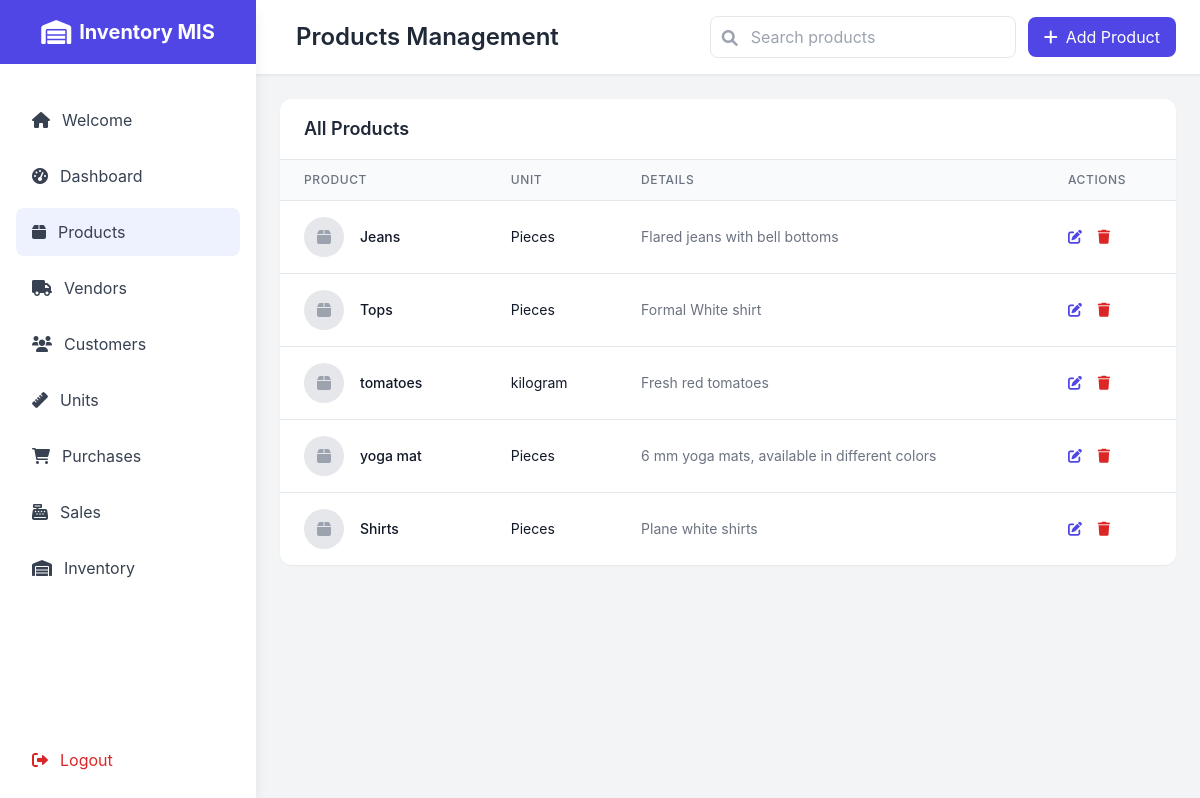
Screenshot of /products/ (signed in) with the database file from the repository.
### main/models.py (models this page shows, shortened)
class Product(models.Model):
    title = models.CharField(max_length=50)
    detail = models.TextField(blank=True)
    unit = models.ForeignKey(Unit, on_delete=models.CASCADE)
    photo = models.ImageField(upload_to="product/", blank=True, null=True)
    class Meta:
        verbose_name_plural = 'Products'

class Unit(models.Model):
    title = models.CharField(max_length=50, unique=True)
    short_name = models.CharField(max_length=10, unique=True)
    class Meta:
        verbose_name_plural = 'Units'

### main/views.py (the view, shortened to what this page needs)
# urls.py: path('products/', views.products, name='products'),
@login_required
def products(request):
    q = request.GET.get('q', '').strip()
    products_qs = Product.objects.select_related('unit')
    if q:
        products_qs = products_qs.filter(title__icontains=q)
    products_list = products_qs.all()
    units = Unit.objects.all()
    context = {
        'products': products_list,
        'units': units,
        'q': q,
    }
    return render(request, 'products.html', context)

### templates/products.html (shortened to what this page needs)
<!DOCTYPE html>
<html lang="en">
<head>
    <script src="https://cdn.tailwindcss.com"></script>
    <link href="https://cdnjs.cloudflare.com/ajax/libs/font-awesome/6.0.0/css/all.min.css" rel="stylesheet">
</head>
<body class="bg-gray-100">
    <div class="fixed inset-y-0 left-0 z-50 w-64 bg-white shadow-lg sidebar-transition" id="sidebar">
        <div class="flex items-center justify-center h-16 bg-indigo-600">
            <i class="fas fa-warehouse text-white text-2xl mr-2"></i>
            <h1 class="text-white text-xl font-bold">Inventory MIS</h1>
        </div>
        <nav class="mt-8">
            <div class="px-4 space-y-2">
                <a href="{% url 'welcome' %}" class="flex items-center px-4 py-3 text-gray-700 hover:bg-gray-100 rounded-lg">
                    <i class="fas fa-home mr-3"></i>Welcome
                </a>
                <a href="{% url 'dashboard' %}" class="flex items-center px-4 py-3 text-gray-700 hover:bg-gray-100 rounded-lg">
                    <i class="fas fa-tachometer-alt mr-3"></i>Dashboard
                </a>
                <a href="{% url 'products' %}" class="flex items-center px-4 py-3 text-gray-700 bg-indigo-50 rounded-lg">
                    <i class="fas fa-box mr-3"></i>Products
                </a>
                <a href="{% url 'vendors' %}" class="flex items-center px-4 py-3 text-gray-700 hover:bg-gray-100 rounded-lg">
                    <i class="fas fa-truck mr-3"></i>Vendors
                </a>
                <a href="{% url 'customers' %}" class="flex items-center px-4 py-3 text-gray-700 hover:bg-gray-100 rounded-lg">
                    <i class="fas fa-users mr-3"></i>Customers
                </a>
                <a href="{% url 'units' %}" class="flex items-center px-4 py-3 text-gray-700 hover:bg-gray-100 rounded-lg">
                    <i class="fas fa-ruler mr-3"></i>Units
                </a>
                <a href="{% url 'purchases' %}" class="flex items-center px-4 py-3 text-gray-700 hover:bg-gray-100 rounded-lg">
                    <i class="fas fa-shopping-cart mr-3"></i>Purchases
                </a>
                <a href="{% url 'sales' %}" class="flex items-center px-4 py-3 text-gray-700 hover:bg-gray-100 rounded-lg">
                    <i class="fas fa-cash-register mr-3"></i>Sales
                </a>
                <a href="{% url 'inventory' %}" class="flex items-center px-4 py-3 text-gray-700 hover:bg-gray-100 rounded-lg">
                    <i class="fas fa-warehouse mr-3"></i>Inventory
                </a>
            </div>
        </nav>
        <div class="absolute bottom-0 w-full p-4">
            <a href="{% url 'logout' %}" class="flex items-center px-4 py-3 text-red-600 hover:bg-red-50 rounded-lg">
                <i class="fas fa-sign-out-alt mr-3"></i>Logout
            </a>
        </div>
    </div>
    <div class="ml-64 min-h-screen">
        <header class="bg-white shadow-sm border-b border-gray-200">
            <div class="flex items-center justify-between px-6 py-4">
                <div class="flex items-center">
                    <h2 class="text-2xl font-semibold text-gray-800 ml-4">Products Management</h2>
                </div>
                <div class="flex items-center space-x-3">
                    <form method="get" class="hidden md:block">
                        <div class="relative">
                            <input type="text" name="q" value="{{ q }}" placeholder="Search products"
                                   class="pl-10 pr-4 py-2 border rounded-lg focus:outline-none focus:ring-2 focus:ring-indigo-500">
                            <span class="absolute left-3 top-2.5 text-gray-400"><i class="fas fa-search"></i></span>
                        </div>
                    </form>
                    <button onclick="openModal('productModal')" class="bg-indigo-600 text-white px-4 py-2 rounded-lg hover:bg-indigo-700 transition duration-300">
                        <i class="fas fa-plus mr-2"></i>Add Product
                    </button>
                </div>
            </div>
        </header>
        <main class="p-6">
            <div class="bg-white rounded-xl shadow-sm overflow-hidden">
                <div class="px-6 py-4 border-b border-gray-200">
                    <h3 class="text-lg font-semibold text-gray-800">All Products</h3>
                </div>
                <div class="overflow-x-auto">
                    <table class="min-w-full divide-y divide-gray-200">
                        <thead class="bg-gray-50">
                            <tr>
                                <th class="px-6 py-3 text-left text-xs font-medium text-gray-500 uppercase tracking-wider">Product</th>
                                <th class="px-6 py-3 text-left text-xs font-medium text-gray-500 uppercase tracking-wider">Unit</th>
                                <th class="px-6 py-3 text-left text-xs font-medium text-gray-500 uppercase tracking-wider">Details</th>
                                <th class="px-6 py-3 text-left text-xs font-medium text-gray-500 uppercase tracking-wider">Actions</th>
                            </tr>
                        </thead>
                        <tbody class="bg-white divide-y divide-gray-200">
                            {% for product in products %}
                            <tr class="hover:bg-gray-50">
                                <td class="px-6 py-4 whitespace-nowrap">
                                    <div class="flex items-center">
                                        {% if product.photo %}
                                        <img class="h-10 w-10 rounded-full object-cover" src="{{ product.photo.url }}" alt="">
                                        {% else %}
                                        <div class="h-10 w-10 rounded-full bg-gray-200 flex items-center justify-center">
                                            <i class="fas fa-box text-gray-400"></i>
                                        </div>
                                        {% endif %}
                                        <div class="ml-4">
                                            <div class="text-sm font-medium text-gray-900">{{ product.title }}</div>
                                        </div>
                                    </div>
                                </td>
                                <td class="px-6 py-4 whitespace-nowrap text-sm text-gray-900">{{ product.unit.title }}</td>
                                <td class="px-6 py-4 text-sm text-gray-500">{{ product.detail|truncatechars:50 }}</td>
                                <td class="px-6 py-4 whitespace-nowrap text-sm font-medium">
                                    <button onclick="editProduct({{ product.id }}, '{{ product.title }}', '{{ product.detail }}', {{ product.unit.id }})"
                                            class="text-indigo-600 hover:text-indigo-900 mr-3">
                                        <i class="fas fa-edit"></i>
                                    </button>
                                    <button onclick="deleteProduct({{ product.id }})"
                                            class="text-red-600 hover:text-red-900">
                                        <i class="fas fa-trash"></i>
                                    </button>
                                </td>
                            </tr>
                            {% endfor %}
                        </tbody>
                    </table>
                </div>
            </div>
        </main>
    </div>
</body>
</html>

### templates/products.html (style rules this page uses)
body { font-family: 'Inter', sans-serif; }
.sidebar-transition { transition: all 0.3s ease; }

### rows the page displays
Product: title "Jeans", unit "Pieces", detail "Flared jeans with bell bottoms"
Product: title "Tops", unit "Pieces", detail "Formal White shirt"
Product: title "tomatoes", unit "kilogram", detail "Fresh red tomatoes"
Product: title "yoga mat", unit "Pieces", detail "6 mm yoga mats, available in different colors"
Product: title "Shirts", unit "Pieces", detail "Plane white shirts"
